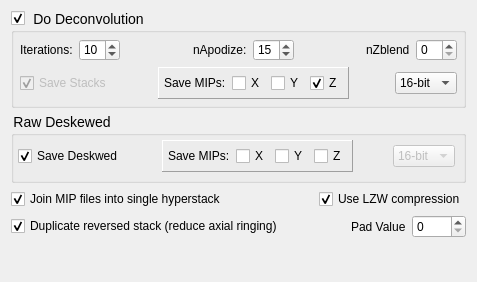
          <widget class="QWidget" name="tool_deconvolution">
           <property name="geometry">
            <rect>
             <x>0</x>
             <y>0</y>
             <width>477</width>
             <height>282</height>
            </rect>
           </property>
           <attribute name="label">
            <string>Deskew/Deconvolution/Saving</string>
           </attribute>
           <layout class="QVBoxLayout" name="verticalLayout_14">
            <item>
             <widget class="QGroupBox" name="doDeconGroupBox">
              <property name="toolTip">
               <string/>
              </property>
              <property name="styleSheet">
               <string notr="true">QGroupBox{font-size: 14px} QGroupBox::title{subcontrol-position: top left}</string>
              </property>
              <property name="title">
               <string>Do Deconvolution</string>
              </property>
              <property name="flat">
               <bool>false</bool>
              </property>
              <property name="checkable">
               <bool>true</bool>
              </property>
              <property name="checked">
               <bool>true</bool>
              </property>
              <layout class="QVBoxLayout" name="verticalLayout">
               <property name="leftMargin">
                <number>6</number>
               </property>
               <property name="topMargin">
                <number>6</number>
               </property>
               <property name="rightMargin">
                <number>6</number>
               </property>
               <property name="bottomMargin">
                <number>6</number>
               </property>
               <item>
                <layout class="QHBoxLayout" name="deconParamsLayout">
                 <property name="topMargin">
                  <number>0</number>
                 </property>
                 <item>
                  <widget class="QLabel" name="iterationsLabel">
                   <property name="enabled">
                    <bool>true</bool>
                   </property>
                   <property name="toolTip">
                    <string>Number of deconvolution iterations</string>
                   </property>
                   <property name="text">
                    <string>Iterations:</string>
                   </property>
                  </widget>
                 </item>
                 <item>
                  <widget class="QSpinBox" name="iterationsSpinBox">
                   <property name="enabled">
                    <bool>true</bool>
                   </property>
                   <property name="toolTip">
                    <string>Number of deconvolution iterations</string>
                   </property>
                   <property name="maximum">
                    <number>20</number>
                   </property>
                   <property name="value">
                    <number>10</number>
                   </property>
                  </widget>
                 </item>
                 <item>
                  <spacer name="savingspacer1_3">
                   <property name="enabled">
                    <bool>false</bool>
                   </property>
                   <property name="orientation">
                    <enum>Qt::Horizontal</enum>
                   </property>
                   <property name="sizeHint" stdset="0">
                    <size>
                     <width>40</width>
                     <height>20</height>
                    </size>
                   </property>
                  </spacer>
                 </item>
                 <item>
                  <widget class="QLabel" name="apodizeLabel">
                   <property name="enabled">
                    <bool>true</bool>
                   </property>
                   <property name="toolTip">
                    <string># of pixels to soften edge with prior to deconvolution</string>
                   </property>
                   <property name="text">
                    <string>nApodize:</string>
                   </property>
                  </widget>
                 </item>
                 <item>
                  <widget class="QSpinBox" name="apodizeSpinBox">
                   <property name="enabled">
                    <bool>true</bool>
                   </property>
                   <property name="toolTip">
                    <string># of pixels to soften edge with prior to deconvolution</string>
                   </property>
                   <property name="maximum">
                    <number>40</number>
                   </property>
                   <property name="value">
                    <number>15</number>
                   </property>
                  </widget>
                 </item>
                 <item>
                  <spacer name="savingspacer1_5">
                   <property name="enabled">
                    <bool>false</bool>
                   </property>
                   <property name="orientation">
                    <enum>Qt::Horizontal</enum>
                   </property>
                   <property name="sizeHint" stdset="0">
                    <size>
                     <width>40</width>
                     <height>20</height>
                    </size>
                   </property>
                  </spacer>
                 </item>
                 <item>
                  <widget class="QLabel" name="zblendLabel">
                   <property name="enabled">
                    <bool>true</bool>
                   </property>
                   <property name="toolTip">
                    <string># of top and bottom sections to blend in
to reduce axial ringing</string>
                   </property>
                   <property name="text">
                    <string>nZblend</string>
                   </property>
                  </widget>
                 </item>
                 <item>
                  <widget class="QSpinBox" name="zblendSpinBox">
                   <property name="enabled">
                    <bool>true</bool>
                   </property>
                   <property name="toolTip">
                    <string># of top and bottom sections to blend in
to reduce axial ringing</string>
                   </property>
                   <property name="maximum">
                    <number>20</number>
                   </property>
                  </widget>
                 </item>
                </layout>
               </item>
               <item>
                <layout class="QHBoxLayout" name="deconvSaveLayout">
                 <property name="topMargin">
                  <number>0</number>
                 </property>
                 <item>
                  <widget class="QCheckBox" name="saveDeconvolvedCheckBox">
                   <property name="enabled">
                    <bool>false</bool>
                   </property>
                   <property name="text">
                    <string>Save Stacks</string>
                   </property>
                   <property name="checked">
                    <bool>true</bool>
                   </property>
                  </widget>
                 </item>
                 <item>
                  <spacer name="savingspacer1">
                   <property name="enabled">
                    <bool>false</bool>
                   </property>
                   <property name="orientation">
                    <enum>Qt::Horizontal</enum>
                   </property>
                   <property name="sizeHint" stdset="0">
                    <size>
                     <width>40</width>
                     <height>20</height>
                    </size>
                   </property>
                  </spacer>
                 </item>
                 <item>
                  <widget class="QFrame" name="deconvolvedMIPFrame">
                   <property name="enabled">
                    <bool>true</bool>
                   </property>
                   <property name="toolTip">
                    <string>Save maximum-intensity-projection
images along the specified axis</string>
                   </property>
                   <property name="frameShape">
                    <enum>QFrame::Panel</enum>
                   </property>
                   <property name="frameShadow">
                    <enum>QFrame::Raised</enum>
                   </property>
                   <layout class="QHBoxLayout" name="horizontalLayout_25">
                    <property name="leftMargin">
                     <number>5</number>
                    </property>
                    <property name="topMargin">
                     <number>5</number>
                    </property>
                    <property name="rightMargin">
                     <number>5</number>
                    </property>
                    <property name="bottomMargin">
                     <number>5</number>
                    </property>
                    <item>
                     <widget class="QLabel" name="deconSaveMIPSLabel">
                      <property name="enabled">
                       <bool>true</bool>
                      </property>
                      <property name="text">
                       <string>Save MIPs:</string>
                      </property>
                     </widget>
                    </item>
                    <item>
                     <widget class="QCheckBox" name="deconXMIPCheckBox">
                      <property name="enabled">
                       <bool>true</bool>
                      </property>
                      <property name="text">
                       <string>X</string>
                      </property>
                     </widget>
                    </item>
                    <item>
                     <widget class="QCheckBox" name="deconYMIPCheckBox">
                      <property name="enabled">
                       <bool>true</bool>
                      </property>
                      <property name="text">
                       <string>Y</string>
                      </property>
                     </widget>
                    </item>
                    <item>
                     <widget class="QCheckBox" name="deconZMIPCheckBox">
                      <property name="enabled">
                       <bool>true</bool>
                      </property>
                      <property name="text">
                       <string>Z</string>
                      </property>
                      <property name="checked">
                       <bool>true</bool>
                      </property>
                     </widget>
                    </item>
                   </layout>
                  </widget>
                 </item>
                 <item>
                  <spacer name="deconspacer2">
                   <property name="enabled">
                    <bool>false</bool>
                   </property>
                   <property name="orientation">
                    <enum>Qt::Horizontal</enum>
                   </property>
                   <property name="sizeHint" stdset="0">
                    <size>
                     <width>40</width>
                     <height>20</height>
                    </size>
                   </property>
                  </spacer>
                 </item>
                 <item>
                  <widget class="QComboBox" name="deconvolvedBitDepthCombo">
                   <property name="enabled">
                    <bool>true</bool>
                   </property>
                   <property name="maximumSize">
                    <size>
                     <width>100</width>
                     <height>16777215</height>
                    </size>
                   </property>
                   <property name="toolTip">
                    <string>Bit depth of resulting deconvolved images.</string>
                   </property>
                   <property name="currentText">
                    <string>16-bit</string>
                   </property>
                   <item>
                    <property name="text">
                     <string>16-bit</string>
                    </property>
                   </item>
                   <item>
                    <property name="text">
                     <string>32-bit</string>
                    </property>
                   </item>
                  </widget>
                 </item>
                </layout>
               </item>
              </layout>
             </widget>
            </item>
            <item>
             <widget class="QGroupBox" name="deskewedGroupBox">
              <property name="styleSheet">
               <string notr="true">QGroupBox{font-size: 14px} QGroupBox::title{subcontrol-position: top left}</string>
              </property>
              <property name="title">
               <string>Raw Deskewed</string>
              </property>
              <layout class="QGridLayout" name="gridLayout_7">
               <property name="leftMargin">
                <number>4</number>
               </property>
               <property name="topMargin">
                <number>4</number>
               </property>
               <property name="rightMargin">
                <number>8</number>
               </property>
               <property name="bottomMargin">
                <number>8</number>
               </property>
               <item row="0" column="1">
                <spacer name="savingspacer1_4">
                 <property name="enabled">
                  <bool>false</bool>
                 </property>
                 <property name="orientation">
                  <enum>Qt::Horizontal</enum>
                 </property>
                 <property name="sizeHint" stdset="0">
                  <size>
                   <width>40</width>
                   <height>20</height>
                  </size>
                 </property>
                </spacer>
               </item>
               <item row="0" column="2">
                <widget class="QFrame" name="deskewedMIPFrame">
                 <property name="toolTip">
                  <string>Save maximum-intensity-projection
images along the specified axis</string>
                 </property>
                 <property name="frameShape">
                  <enum>QFrame::Panel</enum>
                 </property>
                 <property name="frameShadow">
                  <enum>QFrame::Raised</enum>
                 </property>
                 <layout class="QHBoxLayout" name="horizontalLayout_21">
                  <property name="leftMargin">
                   <number>5</number>
                  </property>
                  <property name="topMargin">
                   <number>5</number>
                  </property>
                  <property name="rightMargin">
                   <number>5</number>
                  </property>
                  <property name="bottomMargin">
                   <number>5</number>
                  </property>
                  <item>
                   <widget class="QLabel" name="deconSaveMIPSLabel_2">
                    <property name="enabled">
                     <bool>true</bool>
                    </property>
                    <property name="text">
                     <string>Save MIPs:</string>
                    </property>
                   </widget>
                  </item>
                  <item>
                   <widget class="QCheckBox" name="deskewedXMIPCheckBox">
                    <property name="text">
                     <string>X</string>
                    </property>
                   </widget>
                  </item>
                  <item>
                   <widget class="QCheckBox" name="deskewedYMIPCheckBox">
                    <property name="text">
                     <string>Y</string>
                    </property>
                   </widget>
                  </item>
                  <item>
                   <widget class="QCheckBox" name="deskewedZMIPCheckBox">
                    <property name="text">
                     <string>Z</string>
                    </property>
                   </widget>
                  </item>
                 </layout>
                </widget>
               </item>
               <item row="0" column="0">
                <widget class="QCheckBox" name="saveDeskewedCheckBox">
                 <property name="toolTip">
                  <string>Save raw deskewed data.</string>
                 </property>
                 <property name="text">
                  <string>Save Deskwed</string>
                 </property>
                 <property name="checked">
                  <bool>true</bool>
                 </property>
                </widget>
               </item>
               <item row="0" column="4">
                <widget class="QComboBox" name="deskewedBitDepthCombo">
                 <property name="enabled">
                  <bool>false</bool>
                 </property>
                 <property name="maximumSize">
                  <size>
                   <width>100</width>
                   <height>16777215</height>
                  </size>
                 </property>
                 <property name="currentText">
                  <string>16-bit</string>
                 </property>
                 <item>
                  <property name="text">
                   <string>16-bit</string>
                  </property>
                 </item>
                 <item>
                  <property name="text">
                   <string>32-bit</string>
                  </property>
                 </item>
                </widget>
               </item>
               <item row="0" column="3">
                <spacer name="savingspacer1_2">
                 <property name="enabled">
                  <bool>false</bool>
                 </property>
                 <property name="orientation">
                  <enum>Qt::Horizontal</enum>
                 </property>
                 <property name="sizeHint" stdset="0">
                  <size>
                   <width>40</width>
                   <height>20</height>
                  </size>
                 </property>
                </spacer>
               </item>
              </layout>
             </widget>
            </item>
            <item>
             <layout class="QHBoxLayout" name="horizontalLayout_2">
              <property name="topMargin">
               <number>0</number>
              </property>
              <item>
               <widget class="QCheckBox" name="deconJoinMIPCheckBox">
                <property name="enabled">
                 <bool>true</bool>
                </property>
                <property name="toolTip">
                 <string>Join maximum intensity projection images
into a single multi-dimensional (XYZCT)
file that can be viewed easily in Fiji/ImageJ</string>
                </property>
                <property name="layoutDirection">
                 <enum>Qt::LeftToRight</enum>
                </property>
                <property name="text">
                 <string>Join MIP files into single hyperstack</string>
                </property>
                <property name="checked">
                 <bool>true</bool>
                </property>
               </widget>
              </item>
              <item>
               <spacer name="horizontalSpacer_4">
                <property name="orientation">
                 <enum>Qt::Horizontal</enum>
                </property>
                <property name="sizeHint" stdset="0">
                 <size>
                  <width>40</width>
                  <height>20</height>
                 </size>
                </property>
               </spacer>
              </item>
              <item>
               <widget class="QCheckBox" name="useLZWCheckBox">
                <property name="enabled">
                 <bool>true</bool>
                </property>
                <property name="toolTip">
                 <string>Enabling this will reduce file sizes, but increase the time it takes to open images</string>
                </property>
                <property name="layoutDirection">
                 <enum>Qt::LeftToRight</enum>
                </property>
                <property name="text">
                 <string>Use LZW compression</string>
                </property>
                <property name="checked">
                 <bool>true</bool>
                </property>
               </widget>
              </item>
             </layout>
            </item>
            <item>
             <layout class="QHBoxLayout" name="horizontalLayout_3">
              <property name="topMargin">
               <number>0</number>
              </property>
              <item>
               <widget class="QCheckBox" name="dupRevStackCheckBox">
                <property name="enabled">
                 <bool>true</bool>
                </property>
                <property name="toolTip">
                 <string>Duplicate reversed stack prior to decon to reduce Z ringing</string>
                </property>
                <property name="layoutDirection">
                 <enum>Qt::LeftToRight</enum>
                </property>
                <property name="text">
                 <string>Duplicate reversed stack (reduce axial ringing)</string>
                </property>
                <property name="checked">
                 <bool>true</bool>
                </property>
               </widget>
              </item>
              <item>
               <spacer name="savingspacer1_6">
                <property name="enabled">
                 <bool>false</bool>
                </property>
                <property name="orientation">
                 <enum>Qt::Horizontal</enum>
                </property>
                <property name="sizeHint" stdset="0">
                 <size>
                  <width>40</width>
                  <height>20</height>
                 </size>
                </property>
               </spacer>
              </item>
              <item>
               <widget class="QLabel" name="padValLabel">
                <property name="enabled">
                 <bool>true</bool>
                </property>
                <property name="toolTip">
                 <string>Value to pad image with when deskewing</string>
                </property>
                <property name="text">
                 <string>Pad Value</string>
                </property>
               </widget>
              </item>
              <item>
               <widget class="QSpinBox" name="padValSpinBox">
                <property name="enabled">
                 <bool>true</bool>
                </property>
                <property name="toolTip">
                 <string>Value to pad image with when deskewing</string>
                </property>
                <property name="minimum">
                 <number>0</number>
                </property>
                <property name="maximum">
                 <number>9999</number>
                </property>
                <property name="value">
                 <number>0</number>
                </property>
               </widget>
              </item>
             </layout>
            </item>
            <item>
             <spacer name="deconSpacer">
              <property name="orientation">
               <enum>Qt::Vertical</enum>
              </property>
              <property name="sizeHint" stdset="0">
               <size>
                <width>20</width>
                <height>40</height>
               </size>
              </property>
             </spacer>
            </item>
           </layout>
          </widget>
